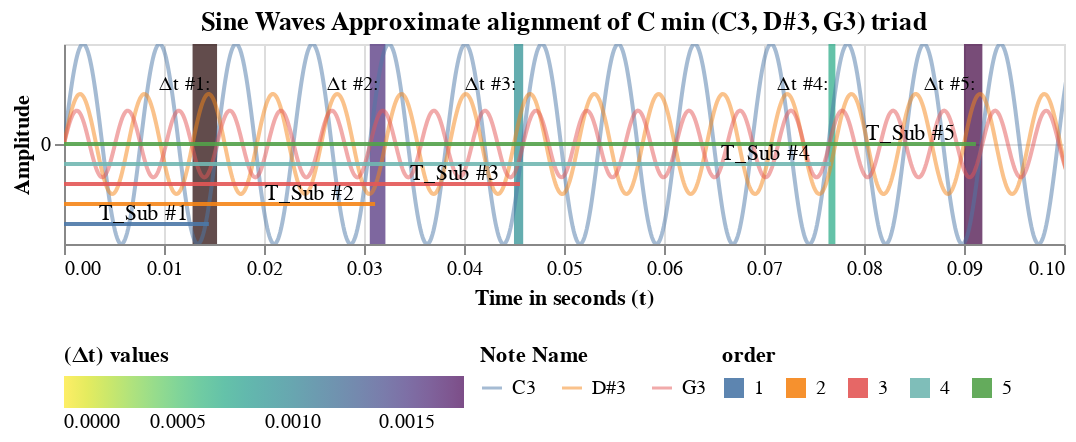

The code cell stored with this chart in its notebook:
### Code cell
(rect_chart+chart+t_sub_chart + t_sub_chart_txt+pretext).configure_title(
# (rect_chart+chart+t_sub_chart + t_sub_chart_txt).configure_title(    
    fontSize=16,
    anchor='end',
    color='black'
).properties(
    # title='Sine Waves Approximate alignment of C major (C3, E3, G3) Triad',
    # title= 'Sine Waves Approximate alignment of C dim (C3, D#3, F#3) Triad',
    # title= "Sine Waves Approximate alignment of C min7 (C3, D#3, G3, A#3) chord",
    # title='Sine Waves Approximate alignment of Caug (C3, E3, G#3) Triad',
    title= "Sine Waves Approximate alignment of C min (C3, D#3, G3) triad",

    width=500,
    height=100,
).configure_view().configure_axis(
).configure_title(
    anchor='middle',
).configure_legend(
    orient='bottom',
    # titleOrient='right',
    # titleLimit=200
    # titleAlign='right'

)

### Figure 1 — Vega-Lite specification as saved in the notebook (floating-point values rounded to 4 significant figures; data arrays with more than 128 entries replaced by an {"elided": "..."} marker saying what was removed)
{"config": {"view": {"continuousWidth": 300, "continuousHeight": 300}, "axis": {}, "legend": {"orient": "bottom"}, "title": {"anchor": "middle"}}, "layer": [{"data": {"name": "data-2ae98171a88395d5e291cde73c886cb7"}, "mark": {"type": "rect", "clip": true, "opacity": 0.7}, "encoding": {"color": {"field": "difference", "scale": {"domain": [0, 0.00175], "reverse": true, "scheme": "viridis"}, "title": "(Δt) values", "type": "quantitative"}, "x": {"field": "t_value_min", "scale": {}, "type": "quantitative"}, "x2": {"field": "t_value_max"}}}, {"data": {"name": "data-c18e699e32671f9732ab23f2734d0843"}, "mark": {"type": "line", "clip": true, "opacity": 0.5}, "encoding": {"color": {"field": "note_name", "title": "Note Name", "type": "nominal"}, "x": {"field": "time", "scale": {"domain": [0.0, 0.095]}, "title": "Time in seconds (t)", "type": "quantitative"}, "y": {"axis": {"tickCount": 1}, "field": "amplitude", "title": "Amplitude", "type": "quantitative"}}, "title": "Sine Waves at Different Frequencies"}, {"data": {"name": "data-2ae98171a88395d5e291cde73c886cb7"}, "mark": {"type": "rect", "height": 2, "opacity": 0.9, "y": 90}, "encoding": {"color": {"field": "order", "type": "nominal"}, "x": {"field": "mean_t_sub", "scale": {"domain": [0, 0.095]}, "type": "quantitative"}, "y": {"field": "amplitude", "type": "quantitative"}}}, {"data": {"name": "data-2ae98171a88395d5e291cde73c886cb7"}, "mark": {"type": "text", "align": "right", "baseline": "bottom", "dx": -10}, "encoding": {"text": {"field": "tsub_candidate", "type": "nominal"}, "x": {"field": "mean_t_sub", "scale": {"domain": [0, 0.095]}, "type": "quantitative"}, "y": {"field": "amplitude", "type": "quantitative"}}}, {"data": {"name": "data-96efdfde63e669a5c1400e364cce808e"}, "mark": {"type": "text", "align": "right", "baseline": "bottom", "clip": true, "dx": -3, "dy": -25, "fontSize": 10}, "encoding": {"color": {"condition": {"test": "(datum.difference > 0.0012)", "value": "black"}, "value": "black"}, "text": {"field": "text", "type": "nominal"}, "x": {"field": "t_value_max", "scale": {}, "type": "quantitative"}}}], "height": 100, "title": "Sine Waves Approximate alignment of C min (C3, D#3, G3) triad", "width": 500, "$schema": "https://vega.github.io/schema/vega-lite/v5.20.1.json", "datasets": {"data-2ae98171a88395d5e291cde73c886cb7": [{"t_values": [0.01529, 0.01286, 0.01531], "mean_t_sub": 0.01448, "indices": [1.0, 1, 2.0], "difference": 0.00245, "difference_ratio": 0.1691, "order": 1, "t_value_min": 0.01286, "t_value_max": 0.01531, "max_cycle": 2.0, "tsub_candidate": "T_Sub #1", "amplitude": -0.8}, {"t_values": [0.03058, 0.03214, 0.03061], "mean_t_sub": 0.03111, "indices": [3.0, 4, 5.0], "difference": 0.001563, "difference_ratio": 0.05025, "order": 2, "t_value_min": 0.03058, "t_value_max": 0.03214, "max_cycle": 5.0, "tsub_candidate": "T_Sub #2", "amplitude": -0.6}, {"t_values": [0.04587, 0.045, 0.04592], "mean_t_sub": 0.04559, "indices": [5.0, 6, 8.0], "difference": 0.0009212, "difference_ratio": 0.0202, "order": 3, "t_value_min": 0.045, "t_value_max": 0.04592, "max_cycle": 8.0, "tsub_candidate": "T_Sub #3", "amplitude": -0.4}, {"t_values": [0.07645, 0.07714, 0.07653], "mean_t_sub": 0.07671, "indices": [9.0, 11, 14.0], "difference": 0.0006938, "difference_ratio": 0.009045, "order": 4, "t_value_min": 0.07645, "t_value_max": 0.07714, "max_cycle": 14.0, "tsub_candidate": "T_Sub #4", "amplitude": -0.2}, {"t_values": [0.09173, 0.09, 0.09184], "mean_t_sub": 0.09119, "indices": [11.0, 13, 17.0], "difference": 0.001842, "difference_ratio": 0.0202, "order": 5, "t_value_min": 0.09, "t_value_max": 0.09184, "max_cycle": 17.0, "tsub_candidate": "T_Sub #5", "amplitude": 0.0}], "data-c18e699e32671f9732ab23f2734d0843": {"elided": "3060 records"}, "data-96efdfde63e669a5c1400e364cce808e": [{"t_values": [0.01529, 0.01286, 0.01531], "mean_t_sub": 0.01448, "indices": [1.0, 1, 2.0], "difference": 0.00245, "difference_ratio": 0.1691, "order": 1, "t_value_min": 0.01286, "t_value_max": 0.01531, "max_cycle": 2.0, "tsub_candidate": "T_Sub #1", "amplitude": -0.8, "text": "Δt #1: "}, {"t_values": [0.03058, 0.03214, 0.03061], "mean_t_sub": 0.03111, "indices": [3.0, 4, 5.0], "difference": 0.001563, "difference_ratio": 0.05025, "order": 2, "t_value_min": 0.03058, "t_value_max": 0.03214, "max_cycle": 5.0, "tsub_candidate": "T_Sub #2", "amplitude": -0.6, "text": "Δt #2: "}, {"t_values": [0.04587, 0.045, 0.04592], "mean_t_sub": 0.04559, "indices": [5.0, 6, 8.0], "difference": 0.0009212, "difference_ratio": 0.0202, "order": 3, "t_value_min": 0.045, "t_value_max": 0.04592, "max_cycle": 8.0, "tsub_candidate": "T_Sub #3", "amplitude": -0.4, "text": "Δt #3: "}, {"t_values": [0.07645, 0.07714, 0.07653], "mean_t_sub": 0.07671, "indices": [9.0, 11, 14.0], "difference": 0.0006938, "difference_ratio": 0.009045, "order": 4, "t_value_min": 0.07645, "t_value_max": 0.07714, "max_cycle": 14.0, "tsub_candidate": "T_Sub #4", "amplitude": -0.2, "text": "Δt #4: "}, {"t_values": [0.09173, 0.09, 0.09184], "mean_t_sub": 0.09119, "indices": [11.0, 13, 17.0], "difference": 0.001842, "difference_ratio": 0.0202, "order": 5, "t_value_min": 0.09, "t_value_max": 0.09184, "max_cycle": 17.0, "tsub_candidate": "T_Sub #5", "amplitude": 0.0, "text": "Δt #5: "}]}}
